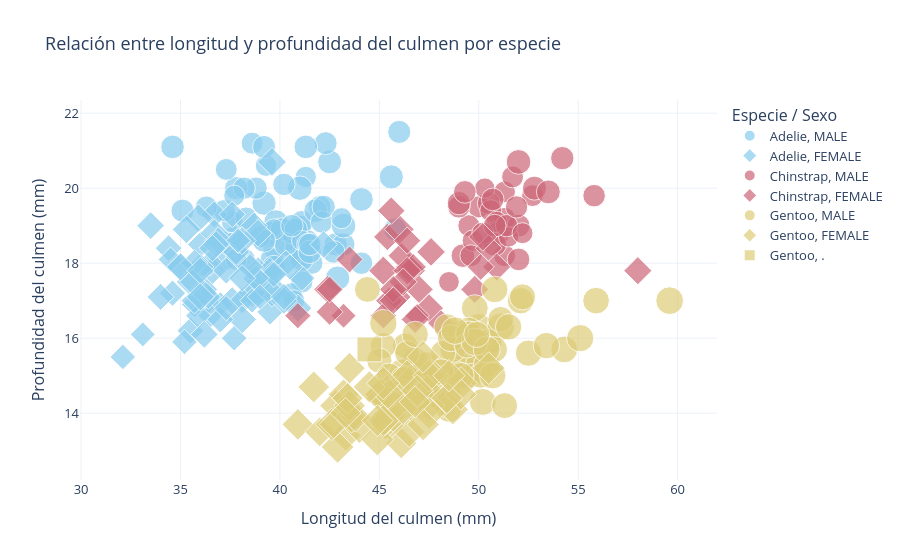

Write notebook code for a chart like this one.
### Code cell
fig1 = px.scatter(
    df,
    x="culmen_length_mm",
    y="culmen_depth_mm",
    color="species",
    symbol="sex",
    size="body_mass_g",
    hover_data=["island", "flipper_length_mm"],
    title="Relación entre longitud y profundidad del culmen por especie",
    labels={
        "culmen_length_mm": "Longitud del culmen (mm)",
        "culmen_depth_mm": "Profundidad del culmen (mm)",
        "species": "Especie",
        "sex": "Sexo",
        "body_mass_g": "Masa corporal (g)"
    },
    template="plotly_white",
    color_discrete_sequence=px.colors.qualitative.Safe  # paleta colorblind-friendly
)

fig1.update_layout(
    legend_title_text="Especie / Sexo",
    font=dict(size=13)
)

fig1.show()

### Figure 1 — Plotly figure (JSON) as saved in the notebook; plotly's stock layout.template omitted (floating-point values rounded to 4 significant figures; data arrays with more than 128 entries replaced by an {"elided": "..."} marker saying what was removed)
{"data": [{"customdata": {"elided": "73x2 mixed values"}, "hovertemplate": "Especie=Adelie<br>Sexo=MALE<br>Longitud del culmen (mm)=%{x}<br>Profundidad del culmen (mm)=%{y}<br>Masa corporal (g)=%{marker.size}<br>island=%{customdata[0]}<br>flipper_length_mm=%{customdata[1]}<extra></extra>", "legendgroup": "Adelie, MALE", "marker": {"color": "rgb(136, 204, 238)", "size": [3750.0, 3650.0, 4675.0, 3800.0, 4400.0, 4500.0, 4200.0, 3600.0, 3950.0, 3800.0, 3550.0, 3950.0, 3900.0, 3900.0, 4150.0, 3950.0, 4650.0, 3900.0, 4400.0, 4600.0, 3425.0, 4150.0, 4300.0, 4050.0, 3700.0, 3800.0, 3750.0, 4400.0, 4050.0, 3950.0, 4100.0, 4450.0, 3900.0, 4150.0, 4250.0, 3900.0, 4000.0, 4700.0, 4200.0, 3550.0, 3800.0, 3950.0, 4300.0, 4450.0, 4300.0, 4350.0, 4100.0, 4725.0, 4250.0, 3550.0, 3900.0, 4775.0, 4600.0, 4275.0, 4075.0, 3775.0, 3325.0, 3500.0, 3875.0, 4000.0, 4300.0, 4000.0, 3500.0, 4475.0, 3900.0, 3975.0, 4250.0, 3475.0, 3725.0, 3650.0, 4250.0, 3750.0, 4000.0], "sizemode": "area", "sizeref": 15.75, "symbol": "circle"}, "mode": "markers", "name": "Adelie, MALE", "orientation": "v", "showlegend": true, "type": "scatter", "x": [39.1, 39.3, 39.2, 38.6, 34.6, 42.5, 46.0, 37.7, 38.2, 38.8, 40.6, 40.5, 37.2, 40.9, 39.2, 38.8, 39.8, 40.8, 44.1, 39.6, 41.1, 42.3, 40.1, 42.0, 41.4, 40.6, 37.6, 41.3, 41.1, 41.6, 41.1, 41.8, 39.7, 45.8, 42.8, 37.2, 42.1, 42.9, 35.1, 41.3, 36.3, 38.3, 41.1, 39.6, 40.8, 40.3, 43.2, 41.0, 37.8, 39.7, 38.2, 43.2, 45.6, 42.2, 42.7, 37.3, 41.1, 37.7, 41.4, 40.6, 41.5, 44.1, 43.1, 37.5, 41.1, 40.2, 39.7, 40.6, 40.7, 39.0, 39.2, 37.8, 41.5], "xaxis": "x", "y": [18.7, 20.6, 19.6, 21.2, 21.1, 20.7, 21.5, 18.7, 18.1, 17.2, 18.6, 18.9, 18.1, 18.9, 21.1, 20.0, 19.1, 18.4, 19.7, 18.8, 19.0, 21.2, 18.9, 19.5, 18.6, 18.8, 19.1, 21.1, 18.2, 18.0, 19.1, 19.4, 18.4, 18.9, 18.5, 19.4, 19.1, 17.6, 19.4, 20.3, 19.5, 19.2, 18.1, 18.1, 18.9, 18.5, 18.5, 20.0, 20.0, 18.9, 20.0, 19.0, 20.3, 19.5, 18.3, 20.5, 18.6, 19.8, 18.5, 19.0, 18.3, 18.0, 19.2, 18.5, 17.5, 20.1, 17.9, 17.2, 17.0, 18.7, 18.6, 18.1, 18.5], "yaxis": "y"}, {"customdata": {"elided": "73x2 mixed values"}, "hovertemplate": "Especie=Adelie<br>Sexo=FEMALE<br>Longitud del culmen (mm)=%{x}<br>Profundidad del culmen (mm)=%{y}<br>Masa corporal (g)=%{marker.size}<br>island=%{customdata[0]}<br>flipper_length_mm=%{customdata[1]}<extra></extra>", "legendgroup": "Adelie, FEMALE", "marker": {"color": "rgb(136, 204, 238)", "size": [3800.0, 3250.0, 3450.0, 3625.0, 3200.0, 3700.0, 3450.0, 3325.0, 3400.0, 3800.0, 3800.0, 3200.0, 3150.0, 3250.0, 3300.0, 3325.0, 3550.0, 3300.0, 3150.0, 3100.0, 3000.0, 3450.0, 3500.0, 3450.0, 2900.0, 3550.0, 2850.0, 3150.0, 3600.0, 2850.0, 3350.0, 3050.0, 3600.0, 3550.0, 3700.0, 3700.0, 3550.0, 3200.0, 3800.0, 3350.0, 3500.0, 3600.0, 3550.0, 3400.0, 3300.0, 3700.0, 2900.0, 3725.0, 3075.0, 2925.0, 3750.0, 3175.0, 3825.0, 3200.0, 3900.0, 2900.0, 3350.0, 3150.0, 3450.0, 3050.0, 3275.0, 3050.0, 3325.0, 3500.0, 3425.0, 3175.0, 3400.0, 3400.0, 3050.0, 3000.0, 3475.0, 3450.0, 3700.0], "sizemode": "area", "sizeref": 15.75, "symbol": "diamond"}, "mode": "markers", "name": "Adelie, FEMALE", "orientation": "v", "showlegend": true, "type": "scatter", "x": [39.5, 40.3, 36.7, 38.9, 41.1, 36.6, 38.7, 34.4, 37.8, 35.9, 35.3, 40.5, 37.9, 39.5, 39.5, 36.4, 42.2, 37.6, 36.5, 36.0, 37.0, 36.0, 39.6, 35.0, 34.5, 39.0, 36.5, 35.7, 37.6, 36.4, 35.5, 35.9, 33.5, 39.6, 35.5, 40.9, 36.2, 34.6, 36.7, 37.3, 36.9, 38.9, 35.7, 34.0, 36.2, 38.1, 33.1, 35.0, 37.7, 37.9, 38.6, 38.1, 38.1, 39.7, 39.6, 38.6, 35.7, 36.2, 40.2, 35.2, 38.8, 39.0, 38.5, 36.8, 38.1, 35.6, 37.0, 40.2, 32.1, 37.3, 36.6, 36.0, 36.0], "xaxis": "x", "y": [17.4, 18.0, 19.3, 17.8, 17.6, 17.8, 19.0, 18.4, 18.3, 19.2, 18.9, 17.9, 18.6, 16.7, 17.8, 17.0, 18.5, 19.3, 18.0, 18.5, 16.9, 17.9, 17.7, 17.9, 18.1, 17.5, 16.6, 16.9, 17.0, 17.1, 16.2, 16.6, 19.0, 17.2, 17.5, 16.8, 16.1, 17.2, 18.8, 17.8, 18.6, 18.8, 18.0, 17.1, 17.3, 18.6, 16.1, 17.9, 16.0, 18.6, 17.2, 17.0, 16.5, 17.7, 20.7, 17.0, 17.0, 17.2, 17.0, 15.9, 17.6, 17.1, 17.9, 18.5, 17.6, 17.5, 16.5, 17.1, 15.5, 16.8, 18.4, 17.8, 17.1], "yaxis": "y"}, {"customdata": [["Dream", 196], ["Dream", 193], ["Dream", 197], ["Dream", 197], ["Dream", 198], ["Dream", 194], ["Dream", 201], ["Dream", 201], ["Dream", 197], ["Dream", 195], ["Dream", 191], ["Dream", 193], ["Dream", 197], ["Dream", 200], ["Dream", 205], ["Dream", 201], ["Dream", 203], ["Dream", 195], ["Dream", 210], ["Dream", 205], ["Dream", 210], ["Dream", 196], ["Dream", 201], ["Dream", 212], ["Dream", 187], ["Dream", 201], ["Dream", 203], ["Dream", 197], ["Dream", 203], ["Dream", 202], ["Dream", 206], ["Dream", 207], ["Dream", 193], ["Dream", 210]], "hovertemplate": "Especie=Chinstrap<br>Sexo=MALE<br>Longitud del culmen (mm)=%{x}<br>Profundidad del culmen (mm)=%{y}<br>Masa corporal (g)=%{marker.size}<br>island=%{customdata[0]}<br>flipper_length_mm=%{customdata[1]}<extra></extra>", "legendgroup": "Chinstrap, MALE", "marker": {"color": "rgb(204, 102, 119)", "size": [3900.0, 3650.0, 3725.0, 3750.0, 3700.0, 3775.0, 4050.0, 4050.0, 3300.0, 4400.0, 3400.0, 3800.0, 4150.0, 3800.0, 4550.0, 4300.0, 4100.0, 3600.0, 4800.0, 4500.0, 3950.0, 3550.0, 4450.0, 4300.0, 3250.0, 3950.0, 4050.0, 3450.0, 4050.0, 3800.0, 3950.0, 4000.0, 3775.0, 4100.0], "sizemode": "area", "sizeref": 15.75, "symbol": "circle"}, "mode": "markers", "name": "Chinstrap, MALE", "orientation": "v", "showlegend": true, "type": "scatter", "x": [50.0, 51.3, 52.7, 51.3, 51.3, 51.7, 52.0, 50.5, 50.3, 49.2, 48.5, 50.6, 52.0, 49.5, 52.8, 54.2, 51.0, 49.7, 52.0, 53.5, 49.0, 50.9, 50.8, 49.0, 51.5, 51.4, 50.7, 52.2, 49.3, 50.2, 51.9, 55.8, 49.6, 50.8], "xaxis": "x", "y": [19.5, 19.2, 19.8, 18.2, 19.9, 20.3, 18.1, 19.6, 20.0, 18.2, 17.5, 19.4, 19.0, 19.0, 20.0, 20.8, 18.8, 18.6, 20.7, 19.9, 19.5, 19.1, 18.5, 19.6, 18.7, 19.0, 19.7, 18.8, 19.9, 18.8, 19.5, 19.8, 18.2, 19.0], "yaxis": "y"}, {"customdata": [["Dream", 192], ["Dream", 188], ["Dream", 198], ["Dream", 178], ["Dream", 195], ["Dream", 193], ["Dream", 185], ["Dream", 190], ["Dream", 181], ["Dream", 190], ["Dream", 181], ["Dream", 187], ["Dream", 195], ["Dream", 200], ["Dream", 191], ["Dream", 187], ["Dream", 187], ["Dream", 199], ["Dream", 195], ["Dream", 192], ["Dream", 187], ["Dream", 196], ["Dream", 196], ["Dream", 190], ["Dream", 198], ["Dream", 199], ["Dream", 193], ["Dream", 187], ["Dream", 191], ["Dream", 194], ["Dream", 189], ["Dream", 195], ["Dream", 202], ["Dream", 198]], "hovertemplate": "Especie=Chinstrap<br>Sexo=FEMALE<br>Longitud del culmen (mm)=%{x}<br>Profundidad del culmen (mm)=%{y}<br>Masa corporal (g)=%{marker.size}<br>island=%{customdata[0]}<br>flipper_length_mm=%{customdata[1]}<extra></extra>", "legendgroup": "Chinstrap, FEMALE", "marker": {"color": "rgb(204, 102, 119)", "size": [3500.0, 3525.0, 3950.0, 3250.0, 4150.0, 3800.0, 3700.0, 3575.0, 3700.0, 3450.0, 3600.0, 2900.0, 3300.0, 3400.0, 3700.0, 3200.0, 3350.0, 3900.0, 3850.0, 2700.0, 3650.0, 3500.0, 3675.0, 3400.0, 3675.0, 3325.0, 3600.0, 3350.0, 3250.0, 3525.0, 3650.0, 3650.0, 3400.0, 3775.0], "sizemode": "area", "sizeref": 15.75, "symbol": "diamond"}, "mode": "markers", "name": "Chinstrap, FEMALE", "orientation": "v", "showlegend": true, "type": "scatter", "x": [46.5, 45.4, 45.2, 46.1, 46.0, 46.6, 47.0, 45.9, 58.0, 46.4, 42.4, 43.2, 46.7, 50.5, 46.4, 40.9, 42.5, 47.5, 47.6, 46.9, 46.2, 45.5, 50.9, 50.1, 49.8, 48.1, 45.7, 42.5, 45.2, 45.6, 46.8, 45.7, 43.5, 50.2], "xaxis": "x", "y": [17.9, 18.7, 17.8, 18.2, 18.9, 17.8, 17.3, 17.1, 17.8, 18.6, 17.3, 16.6, 17.9, 18.4, 17.8, 16.6, 16.7, 16.8, 18.3, 16.6, 17.5, 17.0, 17.9, 17.9, 17.3, 16.4, 17.3, 17.3, 16.6, 19.4, 16.5, 17.0, 18.1, 18.7], "yaxis": "y"}, {"customdata": [["Biscoe", 230], ["Biscoe", 218], ["Biscoe", 215], ["Biscoe", 219], ["Biscoe", 215], ["Biscoe", 216], ["Biscoe", 213], ["Biscoe", 217], ["Biscoe", 221], ["Biscoe", 222], ["Biscoe", 218], ["Biscoe", 215], ["Biscoe", 215], ["Biscoe", 215], ["Biscoe", 220], ["Biscoe", 222], ["Biscoe", 230], ["Biscoe", 220], ["Biscoe", 219], ["Biscoe", 208], ["Biscoe", 225], ["Biscoe", 216], ["Biscoe", 222], ["Biscoe", 225], ["Biscoe", 215], ["Biscoe", 220], ["Biscoe", 225], ["Biscoe", 220], ["Biscoe", 220], ["Biscoe", 224], ["Biscoe", 221], ["Biscoe", 231], ["Biscoe", 230], ["Biscoe", 229], ["Biscoe", 223], ["Biscoe", 221], ["Biscoe", 221], ["Biscoe", 230], ["Biscoe", 220], ["Biscoe", 223], ["Biscoe", 221], ["Biscoe", 224], ["Biscoe", 228], ["Biscoe", 218], ["Biscoe", 230], ["Biscoe", 228], ["Biscoe", 224], ["Biscoe", 226], ["Biscoe", 216], ["Biscoe", 225], ["Biscoe", 228], ["Biscoe", 228], ["Biscoe", 215], ["Biscoe", 219], ["Biscoe", 209], ["Biscoe", 229], ["Biscoe", 230], ["Biscoe", 230], ["Biscoe", 222], ["Biscoe", 222], ["Biscoe", 213]], "hovertemplate": "Especie=Gentoo<br>Sexo=MALE<br>Longitud del culmen (mm)=%{x}<br>Profundidad del culmen (mm)=%{y}<br>Masa corporal (g)=%{marker.size}<br>island=%{customdata[0]}<br>flipper_length_mm=%{customdata[1]}<extra></extra>", "legendgroup": "Gentoo, MALE", "marker": {"color": "rgb(221, 204, 119)", "size": [5700.0, 5700.0, 5400.0, 5200.0, 5150.0, 5550.0, 5850.0, 5850.0, 6300.0, 5350.0, 5700.0, 5050.0, 5100.0, 5650.0, 5550.0, 5250.0, 6050.0, 5400.0, 5250.0, 5350.0, 5700.0, 4750.0, 5550.0, 5400.0, 5300.0, 5300.0, 5000.0, 5050.0, 5000.0, 5550.0, 5300.0, 5650.0, 5700.0, 5800.0, 5550.0, 5000.0, 5100.0, 5800.0, 6000.0, 5950.0, 5450.0, 5350.0, 5600.0, 5300.0, 5550.0, 5400.0, 5650.0, 5200.0, 4925.0, 5250.0, 5600.0, 5500.0, 5500.0, 5500.0, 5500.0, 5950.0, 5500.0, 5850.0, 6000.0, 5750.0, 5400.0], "sizemode": "area", "sizeref": 15.75, "symbol": "circle"}, "mode": "markers", "name": "Gentoo, MALE", "orientation": "v", "showlegend": true, "type": "scatter", "x": [50.0, 50.0, 47.6, 46.7, 46.8, 49.0, 48.4, 49.3, 49.2, 48.7, 50.2, 46.3, 46.1, 47.8, 50.0, 47.3, 59.6, 48.4, 44.4, 48.7, 49.6, 49.6, 50.5, 50.5, 45.2, 48.5, 50.1, 45.0, 45.5, 50.4, 46.2, 54.3, 49.8, 49.5, 50.7, 46.4, 48.2, 48.6, 51.1, 45.2, 52.5, 50.0, 50.8, 51.3, 52.1, 52.2, 49.5, 50.8, 49.4, 51.1, 55.9, 49.1, 46.8, 53.4, 48.1, 49.8, 51.5, 55.1, 48.8, 50.4, 49.9], "xaxis": "x", "y": [16.3, 15.2, 14.5, 15.3, 15.4, 16.1, 14.6, 15.7, 15.2, 15.1, 14.3, 15.8, 15.1, 15.0, 15.3, 15.3, 17.0, 16.3, 17.3, 15.7, 16.0, 15.0, 15.9, 15.9, 15.8, 14.1, 15.0, 15.4, 15.0, 15.3, 14.9, 15.7, 16.8, 16.2, 15.0, 15.6, 15.6, 16.0, 16.3, 16.4, 15.6, 15.9, 17.3, 14.2, 17.0, 17.1, 16.1, 15.7, 15.8, 16.5, 17.0, 15.0, 16.1, 15.8, 15.1, 15.9, 16.3, 16.0, 16.2, 15.7, 16.1], "yaxis": "y"}, {"customdata": [["Biscoe", 211], ["Biscoe", 210], ["Biscoe", 210], ["Biscoe", 211], ["Biscoe", 209], ["Biscoe", 214], ["Biscoe", 214], ["Biscoe", 210], ["Biscoe", 210], ["Biscoe", 209], ["Biscoe", 215], ["Biscoe", 213], ["Biscoe", 215], ["Biscoe", 210], ["Biscoe", 209], ["Biscoe", 207], ["Biscoe", 220], ["Biscoe", 213], ["Biscoe", 208], ["Biscoe", 208], ["Biscoe", 210], ["Biscoe", 217], ["Biscoe", 210], ["Biscoe", 213], ["Biscoe", 210], ["Biscoe", 210], ["Biscoe", 217], ["Biscoe", 208], ["Biscoe", 208], ["Biscoe", 208], ["Biscoe", 214], ["Biscoe", 219], ["Biscoe", 220], ["Biscoe", 216], ["Biscoe", 217], ["Biscoe", 216], ["Biscoe", 209], ["Biscoe", 215], ["Biscoe", 212], ["Biscoe", 212], ["Biscoe", 212], ["Biscoe", 218], ["Biscoe", 212], ["Biscoe", 218], ["Biscoe", 212], ["Biscoe", 214], ["Biscoe", 222], ["Biscoe", 203], ["Biscoe", 219], ["Biscoe", 215], ["Biscoe", 210], ["Biscoe", 208], ["Biscoe", 216], ["Biscoe", 213], ["Biscoe", 217], ["Biscoe", 214], ["Biscoe", 215], ["Biscoe", 212]], "hovertemplate": "Especie=Gentoo<br>Sexo=FEMALE<br>Longitud del culmen (mm)=%{x}<br>Profundidad del culmen (mm)=%{y}<br>Masa corporal (g)=%{marker.size}<br>island=%{customdata[0]}<br>flipper_length_mm=%{customdata[1]}<extra></extra>", "legendgroup": "Gentoo, FEMALE", "marker": {"color": "rgb(221, 204, 119)", "size": [4500.0, 4450.0, 4550.0, 4800.0, 4400.0, 4650.0, 4650.0, 4200.0, 4150.0, 4800.0, 5000.0, 4400.0, 5000.0, 4600.0, 4700.0, 5050.0, 5150.0, 4950.0, 4350.0, 3950.0, 4300.0, 4900.0, 4200.0, 5100.0, 4850.0, 4400.0, 4900.0, 4300.0, 4450.0, 4200.0, 4400.0, 4700.0, 4700.0, 4750.0, 5200.0, 4700.0, 4600.0, 4750.0, 4625.0, 4725.0, 4750.0, 4600.0, 4875.0, 4950.0, 4750.0, 4850.0, 4875.0, 4625.0, 4850.0, 4975.0, 4700.0, 4575.0, 5000.0, 4650.0, 4375.0, 4925.0, 4850.0, 5200.0], "sizemode": "area", "sizeref": 15.75, "symbol": "diamond"}, "mode": "markers", "name": "Gentoo, FEMALE", "orientation": "v", "showlegend": true, "type": "scatter", "x": [46.1, 48.7, 46.5, 45.4, 43.3, 40.9, 45.5, 45.8, 42.0, 46.2, 45.1, 46.5, 42.9, 48.2, 42.8, 45.1, 49.1, 42.6, 44.0, 42.7, 45.3, 43.6, 45.5, 44.9, 46.6, 45.1, 46.5, 43.8, 43.2, 45.3, 45.7, 45.8, 43.5, 47.7, 46.5, 46.4, 47.5, 45.2, 49.1, 47.4, 44.9, 43.4, 47.5, 47.5, 45.5, 44.5, 46.9, 48.4, 48.5, 47.2, 41.7, 43.3, 50.5, 43.5, 46.2, 47.2, 46.8, 45.2], "xaxis": "x", "y": [13.2, 14.1, 13.5, 14.6, 13.4, 13.7, 13.7, 14.6, 13.5, 14.5, 14.5, 14.5, 13.1, 14.3, 14.2, 14.5, 14.8, 13.7, 13.6, 13.7, 13.7, 13.9, 13.9, 13.3, 14.2, 14.4, 14.4, 13.9, 14.5, 13.8, 13.9, 14.2, 14.2, 15.0, 14.8, 15.0, 14.2, 13.8, 14.5, 14.6, 13.8, 14.4, 14.0, 15.0, 14.5, 14.7, 14.6, 14.4, 15.0, 15.5, 14.7, 14.0, 15.2, 15.2, 14.1, 13.7, 14.3, 14.8], "yaxis": "y"}, {"customdata": [["Biscoe", 217]], "hovertemplate": "Especie=Gentoo<br>Sexo=.<br>Longitud del culmen (mm)=%{x}<br>Profundidad del culmen (mm)=%{y}<br>Masa corporal (g)=%{marker.size}<br>island=%{customdata[0]}<br>flipper_length_mm=%{customdata[1]}<extra></extra>", "legendgroup": "Gentoo, .", "marker": {"color": "rgb(221, 204, 119)", "size": [4875.0], "sizemode": "area", "sizeref": 15.75, "symbol": "square"}, "mode": "markers", "name": "Gentoo, .", "orientation": "v", "showlegend": true, "type": "scatter", "x": [44.5], "xaxis": "x", "y": [15.7], "yaxis": "y"}], "layout": {"font": {"size": 13}, "legend": {"itemsizing": "constant", "title": {"text": "Especie / Sexo"}, "tracegroupgap": 0}, "title": {"text": "Relación entre longitud y profundidad del culmen por especie"}, "xaxis": {"anchor": "y", "domain": [0, 1], "title": {"text": "Longitud del culmen (mm)"}}, "yaxis": {"anchor": "x", "domain": [0, 1], "title": {"text": "Profundidad del culmen (mm)"}}}}
